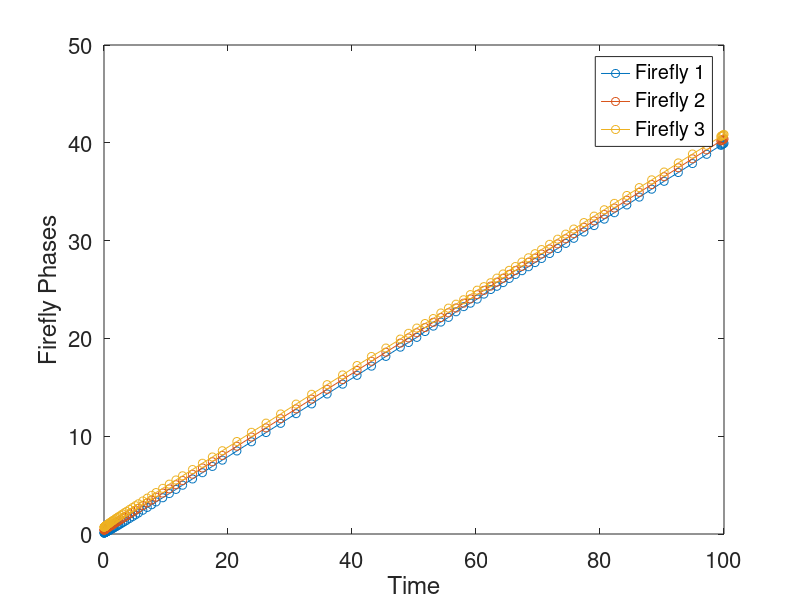
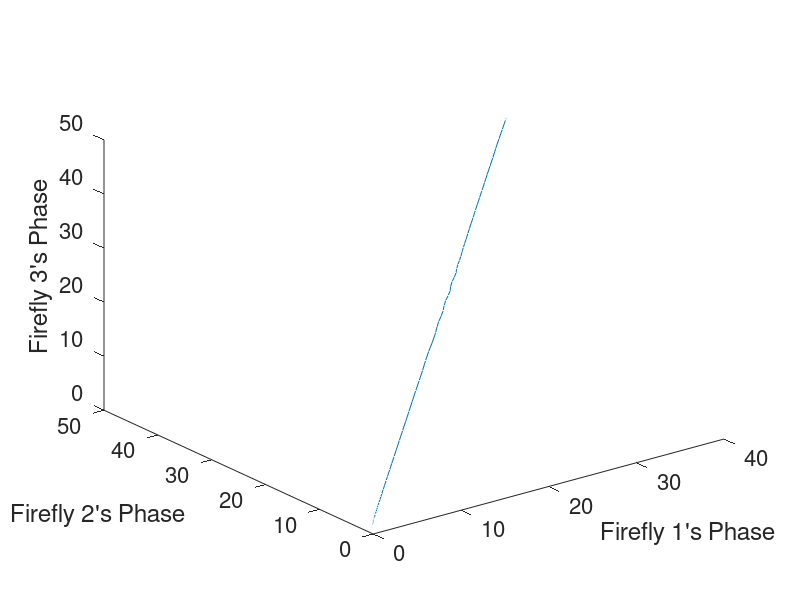

MATLAB code to generate these figures, in order:
% omega and A values
w1 = 0.1;
w2 = 0.4;
w3 = 0.7;
A = 0.7;

%system of ODE's
f = @(t,y) [w1 + (A/3 * (sin(y(2)-y(1))+sin(y(3)-y(1))));
    w2 + (A/3 * (sin(y(3)-y(2))+sin(y(1)-y(2))));
    w3 + (A/3 * (sin(y(2)-y(3))+sin(y(1)-y(3))))];

% initial values for system
IV = [w1, w2, w3];

% time steps
tfinal = 100;

% solve ODE
[t,y] = ode45(f, [0, tfinal], IV);
ymod2pi = mod(y, 2*pi);

figure
plot(t, y, '-o')
xlabel("Time")
ylabel("Firefly Phases")
legend('Firefly 1', 'Firefly 2', 'Firefly 3')
set(gca, 'FontSize', 16)


figure
plot3(y(:,1), y(:, 2), y(:, 3))
hold on
xlabel("Firefly 1's Phase")
ylabel("Firefly 2's Phase")
zlabel("Firefly 3's Phase")
set(gca, 'FontSize', 16)
hold off



